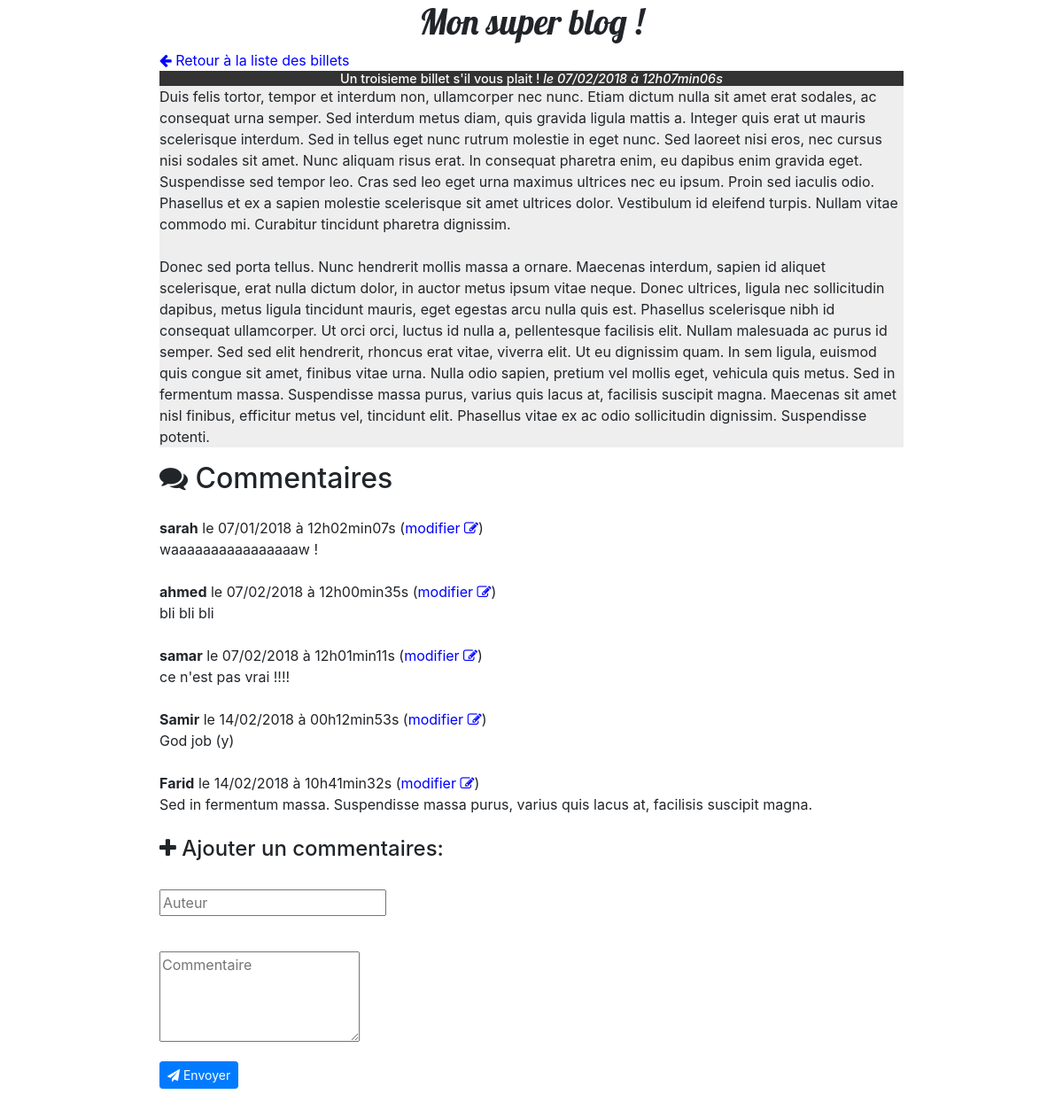
The app's page /index.php?action=post&id=3 with its own data.
### tables this page shows
CREATE TABLE `posts` (
  `id` tinyint(3) UNSIGNED NOT NULL,
  `title` varchar(255) NOT NULL,
  `content` text NOT NULL,
  `creation_date` datetime NOT NULL
);

CREATE TABLE `comments` (
  `id` tinyint(3) UNSIGNED NOT NULL,
  `author` varchar(20) NOT NULL,
  `comment` text NOT NULL,
  `post_id` tinyint(3) UNSIGNED NOT NULL,
  `comment_date` datetime NOT NULL
);

### controller/frontend.php (called while the page is built, shortened)
<?php
require_once(__DIR__ ."/../model/PostManager.php");
require_once(__DIR__ ."/../model/CommentManager.php");
function post()
{
    $postManager = new PostManager();
    $post = $postManager->getPost($_GET['id']);
    $commentManager = new CommentManager();
    $comments = $commentManager->getComments($_GET['id']);
    require(__DIR__ .'/../view/frontend/postView.php');
}

### model/PostManager.php (called while the page is built, shortened)
<?php
class PostManager extends Manager
{
    public function getPost($postId)
    {
        $dbManger = new Manager();
        $db = $dbManger->dbConnect();
        $req = $db->prepare('SELECT id, title, content, DATE_FORMAT(creation_date, \'%d/%m/%Y à %Hh%imin%ss\') AS creation_date_fr FROM posts WHERE id = ?');
        $req->execute(array($postId));
        $post = $req->fetch();
        return $post;
    }
}

### model/CommentManager.php (called while the page is built, shortened)
<?php
class CommentManager extends Manager
{
    public function getComments($postId)
    {
        $dbManger = new Manager();
        $db = $dbManger->dbConnect();
        $comments = $db->prepare('SELECT id, author, comment, DATE_FORMAT(comment_date, \'%d/%m/%Y à %Hh%imin%ss\') AS comment_date_fr FROM comments WHERE post_id = ? ORDER BY comment_date ASC ');
        $comments->execute(array($postId));
        return $comments;
    }
}

### view/frontend/postView.php (the view, shortened to what this page needs)
<!DOCTYPE html>
<html>
    <head>
        <link rel="stylesheet" href="https://maxcdn.bootstrapcdn.com/bootstrap/4.0.0/css/bootstrap.min.css">
        <link rel="stylesheet" href="//maxcdn.bootstrapcdn.com/font-awesome/4.5.0/css/font-awesome.min.css"/>
        <link href= './public/css/style.css' rel="stylesheet" />
    </head>
    <body>
        <h1>Mon super blog !</h1>
        <p class="news"><a href='./index.php'><i class="fa fa-arrow-left "></i> Retour à la liste des billets</a></p>
        <div class="news">
            <h3>
                <?= htmlspecialchars($post['title']) ?>
            <em>le <?= $post['creation_date_fr'] ?></em>
            </h3>
            <p>
                <?= nl2br(htmlspecialchars($post['content'])) ?>
            </p>
        </div>
        <h2 class="news"><i class="fa fa-comments"></i> Commentaires</h2><br />
        <?php
        while ($comment = $comments->fetch())
        {
            ?>
            <p class="news">
                <strong><?= htmlspecialchars($comment['author']) ?></strong> le <?= $comment['comment_date_fr'] ?> (<a href="./form/postForm.php?author=<?= $comment['author'] ?> &amp;comment=<?= $comment['comment'] ?>&amp;id=<?= $comment['id'] ?>&amp;post_id=<?= $post['id'] ?>">modifier <i class="fa fa-edit"></i></a>)
            </p>
            <p class="news">
                <?= nl2br(htmlspecialchars($comment['comment'])) ?>
            </p>
            <br />
            <?php
        }
        ?>
        <form action="index.php?action=addComment&amp;id=<?= $post['id'] ?>" method="post">
            <div  class="news">
                <h4><i class="fa fa-plus"></i> Ajouter un commentaires:</h4>
                <div class="form-group">
                    <label for="author"></label><br />
                    <input type="text" id="author" name="author" placeholder="Auteur"/>
                </div>
                <div class="form-group">
                    <label for="comment"></label><br />
                    <textarea id="comment" name="comment" placeholder="Commentaire" rows="4"></textarea>
                </div>
                <div>
                    <button class="btn btn-primary btn-sm" type="submit"><i class="fa fa-paper-plane"></i> Envoyer</button>
                </div>
            </div>
        </form>
        <br />
    </body>
</html>

### index.php (shortened to what this page needs)
<?php
require(__DIR__ .'/controller/frontend.php');
try {
    if (isset($_GET['action'])) {
        if ($_GET['action'] == 'listPosts') {
            listPosts();
        }
        elseif ($_GET['action'] == 'post') {
            if (isset($_GET['id']) && $_GET['id'] > 0) {
                post();
            }
            else {
                throw new Exception("No post id detected.");
            }
        }
    }
    else {
        listPosts();
    }
}
catch (Exception $ex) {
    $errorMessage = $ex->getMessage();
    require(__DIR__ .'/view/frontend/errorView.php');
}

### public/css/style.css (style rules this page uses)
h1, h3 { text-align:center; }
h1 { font-family: Lobster; }
h3 { background-color:#333333; color: white; font-size:0.9em; margin-bottom:0px; }
.news p { background-color:#eeeeee; margin-top:0px; }
.news { width:70%; margin:auto; }
a { text-decoration: none; color: blue; }

### records on screen
posts: title "Un troisieme billet s'il vous plait !", content "Duis felis tortor, tempor et interdum non, ullamcorper nec nunc. Etiam dictum nulla sit amet erat sodales, ac consequat urna semper. Sed interdum metus diam, quis gravida ligula mattis a. Integer quis erat ut mauris scelerisque interdum. Sed in tellus eget nunc rutrum molestie in eget nunc. Sed laoreet nisi eros, nec cursus nisi sodales sit amet. Nunc aliquam risus erat. In consequat pharetra enim, eu dapibus enim gravida eget. Suspendisse sed tempor leo. Cras sed leo eget urna maximus ultrices nec eu ipsum. Proin sed iaculis odio. Phasellus et ex a sapien molestie scelerisque sit amet ultrices dolor. Vestibulum id eleifend turpis. Nullam vitae commodo mi. Curabitur tincidunt pharetra…"
comments: author "sarah", comment_date_fr "07/01/2018 à 12h02min07s", comment "waaaaaaaaaaaaaaaaw !"
comments: author "ahmed", comment_date_fr "07/02/2018 à 12h00min35s", comment "bli bli bli"
comments: author "samar", comment_date_fr "07/02/2018 à 12h01min11s", comment "ce n'est pas vrai !!!!"
comments: author "Samir", comment_date_fr "14/02/2018 à 00h12min53s", comment "God job (y)"
comments: author "Farid", comment_date_fr "14/02/2018 à 10h41min32s", comment "Sed in fermentum massa. Suspendisse massa purus, varius quis lacus at, facilisis suscipit magna."

### other values on screen
$post['creation_date_fr'] "07/02/2018 à 12h07min06s"
